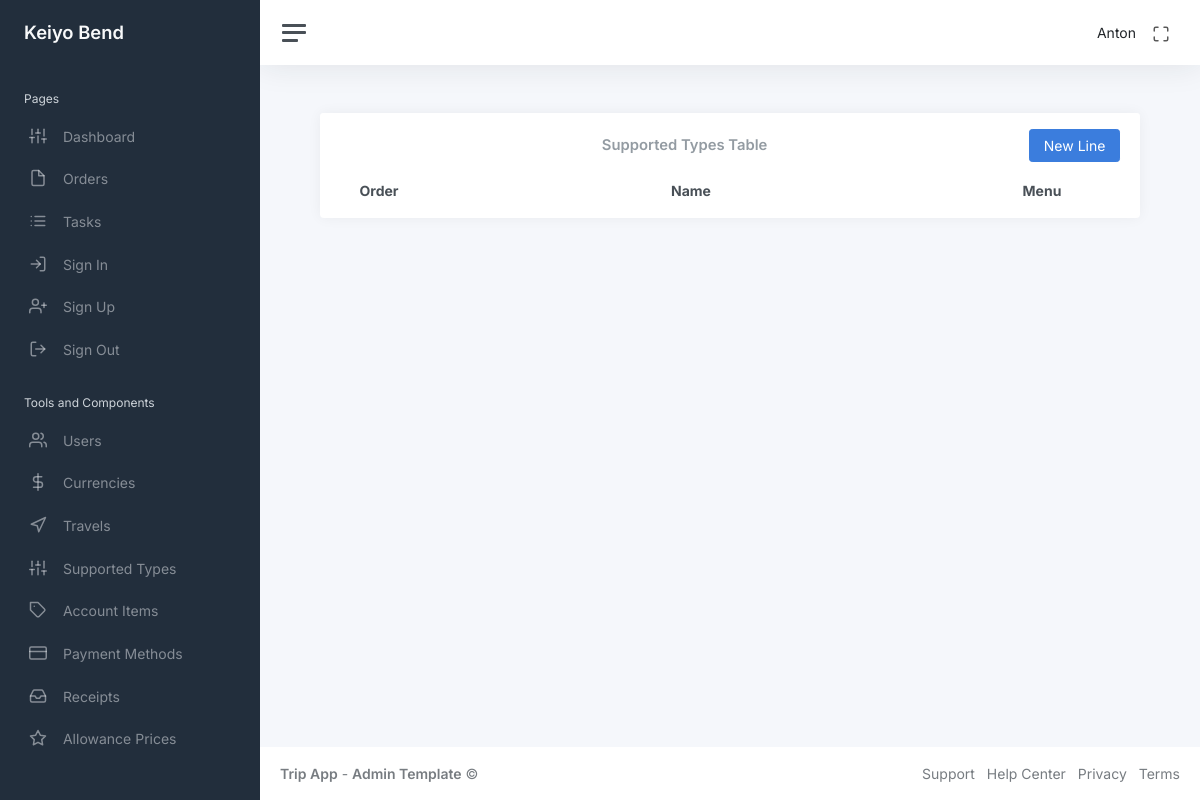
The page /admin_menu/supported_types_table (signed in) on the database as committed earlier.
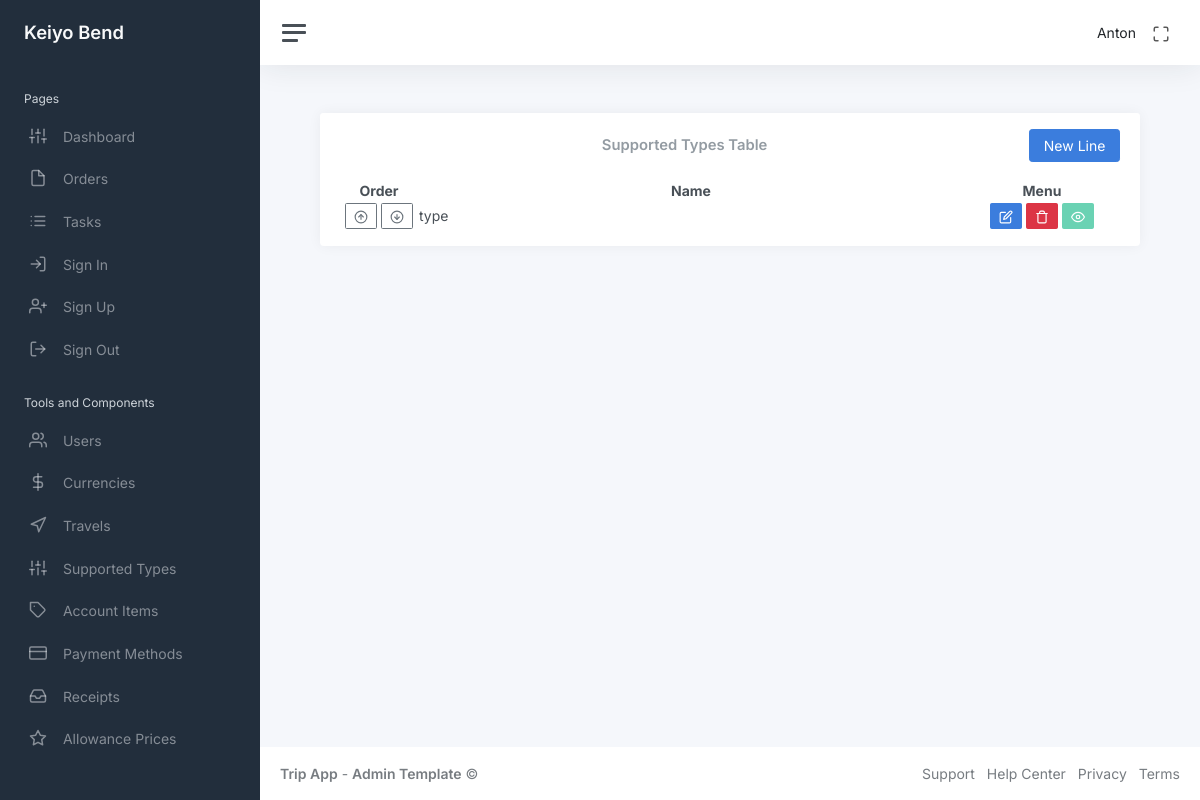
The same page on the database as committed later.
### app/admin/models/supported_types.py (models this page shows, shortened)
class SupportedTypes(db.Model):
    id: so.Mapped[int] = so.mapped_column(primary_key=True)
    supportedTypeName: so.Mapped[str] = so.mapped_column(sa.String(), nullable=False, default=None)
    is_show: so.Mapped[bool] = so.mapped_column(sa.Boolean(), default=True, index=True)
    order: so.Mapped[int] = so.mapped_column(sa.Integer(), nullable=False, index=True, default=1)
    orders = db.relationship(
        "Order", back_populates="supported_type_id", cascade="all, delete-orphan"
    )

### app/admin/routes/supported_types/supported_types_table.py (the view)
@bp.route("/admin_menu/supported_types_table")
@login_required
def supported_types_table():
    supported_types = db.session.scalars(
        sa.select(SupportedTypes).order_by(SupportedTypes.order)
    ).all()
    return render_template(
        "admin/supported_types_table.html",
        title="Supported Types Table",
        supported_types=supported_types,
    )

### app/auth/models/user.py (called while the page is built)
@login.user_loader
def load_user(id):
    return db.session.get(User, int(id))

### app/admin/templates/admin/supported_types_table.html (shortened to what this page needs)
<!DOCTYPE html>
{% extends "main/base.html" %}
{% block content %}
<link rel="stylesheet" href="{{ url_for('admin.static', filename='css/supported_types_table_style.css') }}">
<div class="container-fluid p-0">
    <div class="row">
        <div class="col-md-12 ms-sm-auto col-lg-12 px-md-4">
            <div class="card flex-fill">
                <div class="card-header py-3">
                    <div class="d-flex justify-content-between align-items-center">
                        <h3 class="card-title mb-0">Supported Types Table</h3>
                        <button class="btn btn-primary btn-add" id="btn-add">New Line</button>
                    </div>
                </div>
                <div class="card-body py-0 mb-3">
                    <table class="display cell-border" style="width: 100%" id="supportedTypesTable">
                        <thead>
                            <tr style="text-align: center;">
                                <th class="col-order">Order</th>
                                <th class="col-name">Name</th>
                                <th class="col-menu">Menu</th>
                            </tr>
                        </thead>
                        <tbody>
                            {% for supported_type in supported_types %}
                            <tr data-id="{{ supported_type.id }}" data-order="{{ supported_type.order }}">
                                <td style="text-align:center">
                                    <button class="btn btn-sm btn-outline-secondary move-up"><i class="align-middle"
                                            data-feather="arrow-up-circle"></i></button>
                                    <button class="btn btn-sm btn-outline-secondary move-down"><i class="align-middle"
                                            data-feather="arrow-down-circle"></i></button>
                                </td>
                                <td class="view-mode supported-type-cell">{{ supported_type.supportedTypeName }}</td>
                                <td style="text-align:center">
                                    <button class="btn btn-primary btn-sm btn-edit"><i class="align-middle"
                                            data-feather="edit"></i></button>
                                    <button class="btn btn-danger btn-sm btn-delete"><i class="align-middle"
                                            data-feather="trash"></i></button>
                                    <button
                                        class="btn btn-sm btn-show-supported-type {{ 'btn-success' if supported_type.is_show else 'btn-danger' }}"
                                        disabled>
                                        {% if supported_type.is_show %}
                                        <i class="align-middle" data-feather="eye"></i>
                                        {% else %}
                                        <i class="align-middle" data-feather="eye-off"></i>
                                        {% endif %}
                                    </button>
                                </td>
                            </tr>
                            {% endfor %}
                        </tbody>
                    </table>
                </div>
            </div>
        </div>
    </div>
</div>
{% endblock %}

Rows that differ between the two databases and show on the page:
added SupportedTypes: supportedTypeName "type", is_show True (drawn)
